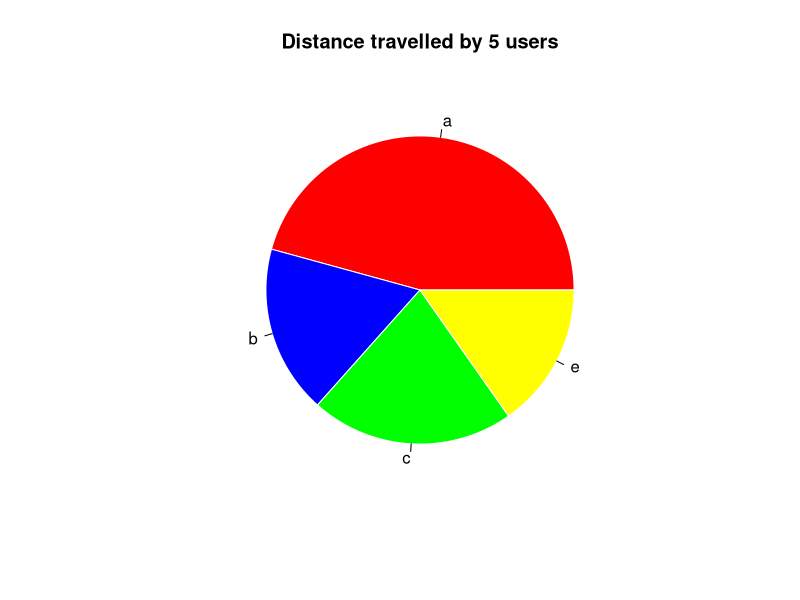

The R source for this figure:
x <- c(75, 29, 35, 25)
y <- c("a", "b", "c", "e")
pie(
  x,
  y,
  col = c("red", "blue", "green", "yellow"),
  border = 0,
  main = "Distance travelled by 5 users"
)
